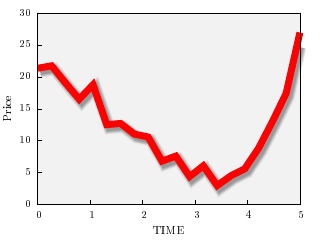

Generate this figure with gnuplot:

set terminal epslatex standalone color 8 size 3.2in,2.4in

#set offset 0.0, 0.0, graph 0.0, graph 0.0
set output 'curve_shadow.tex'

reset
# load must be after reset
load '../colorbrewer/qualitative/Set1.plt'

h(x) = x*x*x-5*x*x+x+20
a = 0.05
b = -0.5
unset colorbox

set iso 2, 2
set table 'thickbg.dat'
sp [0:5] [0:30] y
unset table

set sample 20
set table 'thick.dat'
plot [0:5] h(x)+5*(0.5-rand(0))
unset table

set tics font ", 8" nomirror front
set palette defined (0 0.95 0.95 0.95, 1 0.95 0.95 0.95)

set xrange [0.0:5.0]
set yrange [0.0:30.0]

set xlabel 'TIME'
set ylabel 'Price' offset 1.5

plot [0:5] [0:30] 'thickbg.dat' w ima t '',\
'thick.dat' u ($1+a):($2+b) w l lt -1 lc rgb "#eeeeee" lw 19 t '',\
'' u ($1+a):($2+b) w l lt -1 lc rgb "#dddddd" lw 17 t '',\
'' u ($1+a):($2+b) w l lt -1 lc rgb "#cccccc" lw 15 t '',\
'' u ($1+a):($2+b) w l lt -1 lc rgb "#bbbbbb" lw 13 t '',\
'' u ($1+a):($2+b) w l lt -1 lc rgb "#aaaaaa" lw 11 t '',\
'' u ($1+a):($2+b) w l lt -1 lc rgb "#999999" lw 9 t '',\
'' u 1:2 w l lt -1 lc rgb "#ff0000" lw 10 t  ''

# delete temple data #
!rm -f thickbg.dat thick.dat

set output
